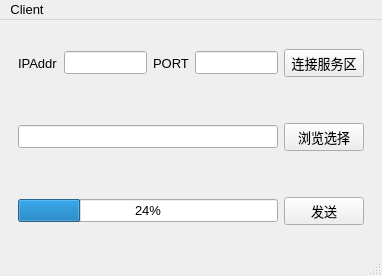
<?xml version="1.0" encoding="UTF-8"?>
<ui version="4.0">
 <class>MainWindow</class>
 <widget class="QMainWindow" name="MainWindow">
  <property name="geometry">
   <rect>
    <x>0</x>
    <y>0</y>
    <width>382</width>
    <height>276</height>
   </rect>
  </property>
  <property name="font">
   <font>
    <pointsize>10</pointsize>
   </font>
  </property>
  <property name="windowTitle">
   <string>MainWindow</string>
  </property>
  <widget class="QWidget" name="centralwidget">
   <layout class="QVBoxLayout" name="verticalLayout">
    <item>
     <widget class="QWidget" name="widget" native="true">
      <layout class="QHBoxLayout" name="horizontalLayout">
       <item>
        <widget class="QLabel" name="iplabel">
         <property name="font">
          <font>
           <pointsize>10</pointsize>
          </font>
         </property>
         <property name="text">
          <string>IPAddr</string>
         </property>
        </widget>
       </item>
       <item>
        <widget class="QLineEdit" name="ipText"/>
       </item>
       <item>
        <widget class="QLabel" name="portLabel">
         <property name="font">
          <font>
           <pointsize>10</pointsize>
          </font>
         </property>
         <property name="text">
          <string>PORT</string>
         </property>
        </widget>
       </item>
       <item>
        <widget class="QLineEdit" name="portText"/>
       </item>
       <item>
        <widget class="QPushButton" name="connec">
         <property name="text">
          <string>连接服务区</string>
         </property>
        </widget>
       </item>
      </layout>
     </widget>
    </item>
    <item>
     <widget class="QWidget" name="widget_2" native="true">
      <layout class="QHBoxLayout" name="horizontalLayout_2">
       <item>
        <widget class="QLineEdit" name="filePath"/>
       </item>
       <item>
        <widget class="QPushButton" name="selectButton">
         <property name="font">
          <font>
           <pointsize>10</pointsize>
          </font>
         </property>
         <property name="text">
          <string>浏览选择</string>
         </property>
        </widget>
       </item>
      </layout>
     </widget>
    </item>
    <item>
     <widget class="QWidget" name="widget_3" native="true">
      <layout class="QHBoxLayout" name="horizontalLayout_3">
       <item>
        <widget class="QProgressBar" name="progressBar">
         <property name="value">
          <number>24</number>
         </property>
        </widget>
       </item>
       <item>
        <widget class="QPushButton" name="sendButton">
         <property name="font">
          <font>
           <pointsize>10</pointsize>
          </font>
         </property>
         <property name="text">
          <string>发送</string>
         </property>
        </widget>
       </item>
      </layout>
     </widget>
    </item>
   </layout>
  </widget>
  <widget class="QMenuBar" name="menubar">
   <property name="geometry">
    <rect>
     <x>0</x>
     <y>0</y>
     <width>382</width>
     <height>22</height>
    </rect>
   </property>
   <widget class="QMenu" name="menuClient">
    <property name="title">
     <string>Client</string>
    </property>
   </widget>
   <addaction name="menuClient"/>
  </widget>
  <widget class="QStatusBar" name="statusbar"/>
 </widget>
 <resources/>
 <connections/>
</ui>
